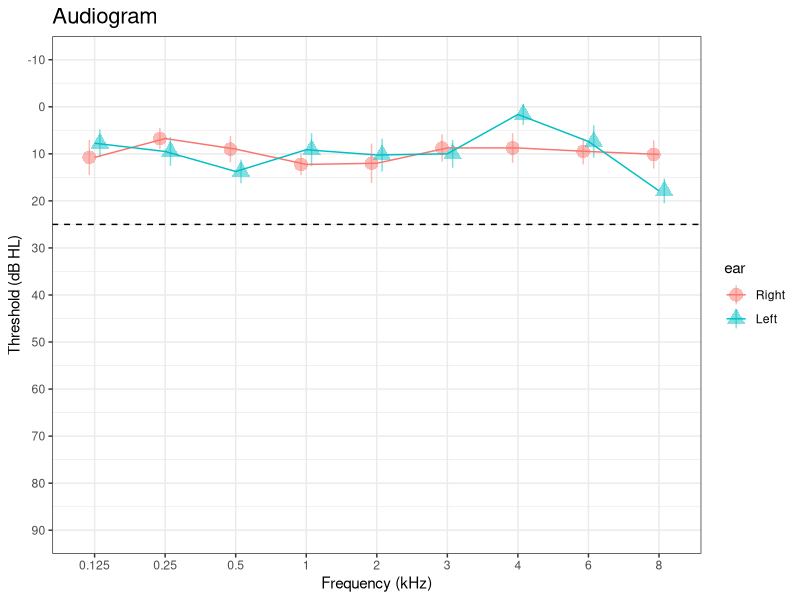
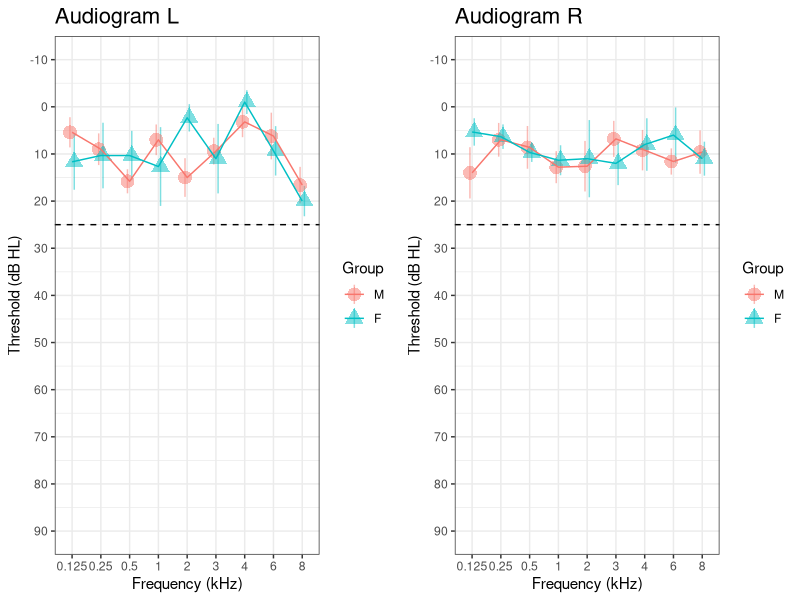

Recreate these plots in R, in order.
# setup ====
library(readr)
library(tidyverse)
library(ggplot2)
library(ggpubr)

# Read data ====
aud.dat <- read.csv("aud_data.csv")

#Remove variable "Group"
aud.dat <- within(aud.dat, rm(Group))   

# make long
aud.dat <- gather(aud.dat, key = "ear-freq", value = "dB", -ID)

# split and rename variables
aud.dat <- aud.dat %>% 
  separate(col = "ear-freq", into = c("ear","freq"), sep = (1)) %>%
  mutate(freq = (type.convert(freq))/1000) %>% 
  mutate(freqLabels = factor(freq)) %>% 
  mutate(ear = factor(ear, levels = c("R", "L"))) %>%
  mutate(ear = recode(ear, "R" = "Right", "L" = "Left"))

# define function for SEM (standard error of mean)
std_error <- function(x) sd(x)/sqrt(length(x))

# Regular audiogram with SEM ====
ggplot(data = aud.dat, aes(y = dB, x = freqLabels, group = ear, color = ear, shape = ear))+

# Aud layers
stat_summary(fun = mean,
             fun.min = function(x) mean(x) - std_error(x), 
             fun.max = function(x) mean(x) + std_error(x), 
             geom = "pointrange", position=position_dodge(width=0.3), size = 1, alpha = 0.5) +
stat_summary(fun = mean, geom = "line") +

scale_y_reverse(limits = c(90,-10), breaks = seq(-10, 90, by=10))+

geom_hline(yintercept=25, linetype="dashed", color = "black", size=0.5)+
labs(x = "Frequency (kHz)", y = "Threshold (dB HL)")+
ggtitle("Audiogram") +
theme_bw()+
theme(plot.title = element_text(size = 16))



######################
## Left and Right ear split with different groups
######################

# Read data ====
aud.dat <- read.csv("aud_data.csv")

#Specify group as factor
aud.dat$Group <- factor(aud.dat$Group, levels = c("1", "2"))

#Recode group
aud.dat$Group <- recode(aud.dat$Group, "1" = "M", "2" = "F")

# Do NOT remove variable "Group" (as for above non-grouped aud)
# aud.dat <- within(aud.dat, rm(Group))

# make long
aud.dat <- gather(aud.dat, key = "ear-freq", value = "dB", -ID, -Group)

# split and rename variables
aud.dat <- aud.dat %>% 
  separate(col = "ear-freq", into = c("ear","freq"), sep = (1)) %>%
  mutate(freq = (type.convert(freq))/1000) %>% 
  mutate(freqLabels = factor(freq)) %>% 
  mutate(ear = factor(ear, levels = c("R", "L"))) %>%
  mutate(ear = recode(ear, "R" = "Right", "L" = "Left"))

# define function for SEM (standard error of mean)
std_error <- function(x) sd(x)/sqrt(length(x))

##Create plot for LEFT EAR ====
aud_L <- ggplot(data = aud.dat[aud.dat$ear == "Left",], aes(y = dB, x = freqLabels, group = Group, color = Group, shape = Group))+

#Aud layers
stat_summary(fun = mean,
             fun.min = function(x) mean(x) - std_error(x), 
             fun.max = function(x) mean(x) + std_error(x), 
             geom = "pointrange", position=position_dodge(width=0.3), size = 1, alpha = 0.5) +
stat_summary(fun = mean, geom = "line") +

scale_y_reverse(limits = c(90,-10), breaks = seq(-10, 90, by=10))+

geom_hline(yintercept=25, linetype="dashed", color = "black", size=0.5)+
labs(x = "Frequency (kHz)", y = "Threshold (dB HL)")+
ggtitle("Audiogram L") +
theme_bw()+
theme(plot.title = element_text(size = 16))

#Create plot for RIGHT EAR
aud_R <- ggplot(data = aud.dat[aud.dat$ear == "Right",], aes(y = dB, x = freqLabels, group = Group, color = Group, shape = Group))+
  
#Aud layers
stat_summary(fun = mean,
             fun.min = function(x) mean(x) - std_error(x), 
             fun.max = function(x) mean(x) + std_error(x), 
             geom = "pointrange", position=position_dodge(width=0.3), size = 1, alpha = 0.5) +
stat_summary(fun = mean, geom = "line") +

scale_y_reverse(limits = c(90,-10), breaks = seq(-10, 90, by=10))+

geom_hline(yintercept=25, linetype="dashed", color = "black", size=0.5)+
labs(x = "Frequency (kHz)", y = "Threshold (dB HL)")+
ggtitle("Audiogram R") +
theme_bw()+
theme(plot.title = element_text(size = 16))

## Display Left and Right ears for groups ====

ggarrange(aud_L, aud_R, ncol = 2, nrow = 1)


